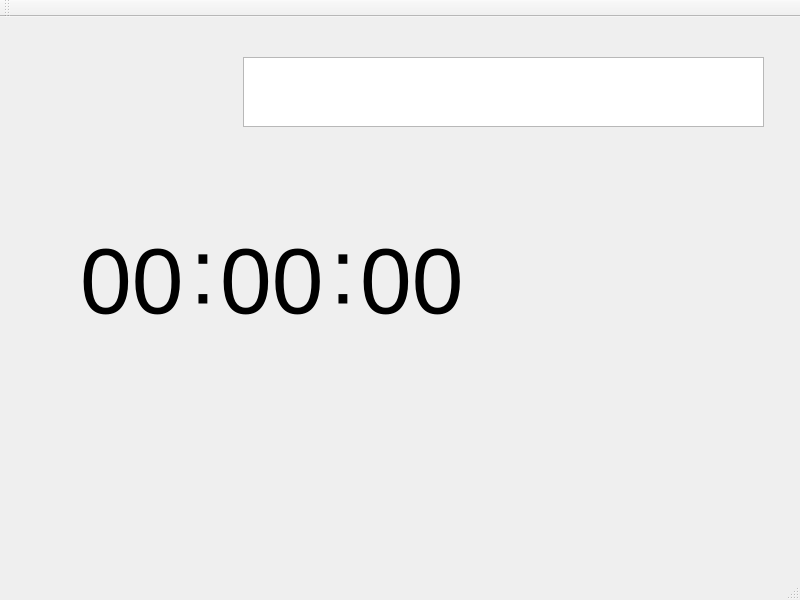
<?xml version="1.0" encoding="UTF-8"?>
<ui version="4.0">
 <class>MainWindow</class>
 <widget class="QMainWindow" name="MainWindow">
  <property name="geometry">
   <rect>
    <x>0</x>
    <y>0</y>
    <width>800</width>
    <height>600</height>
   </rect>
  </property>
  <property name="windowTitle">
   <string>MainWindow</string>
  </property>
  <widget class="QWidget" name="centralWidget">
   <widget class="QLabel" name="label">
    <property name="geometry">
     <rect>
      <x>80</x>
      <y>200</y>
      <width>107</width>
      <height>128</height>
     </rect>
    </property>
    <property name="font">
     <font>
      <pointsize>70</pointsize>
     </font>
    </property>
    <property name="text">
     <string>00</string>
    </property>
   </widget>
   <widget class="QLabel" name="label_2">
    <property name="geometry">
     <rect>
      <x>190</x>
      <y>190</y>
      <width>31</width>
      <height>128</height>
     </rect>
    </property>
    <property name="font">
     <font>
      <pointsize>70</pointsize>
     </font>
    </property>
    <property name="text">
     <string>:</string>
    </property>
   </widget>
   <widget class="QLabel" name="label_3">
    <property name="geometry">
     <rect>
      <x>330</x>
      <y>190</y>
      <width>31</width>
      <height>128</height>
     </rect>
    </property>
    <property name="font">
     <font>
      <pointsize>70</pointsize>
     </font>
    </property>
    <property name="text">
     <string>:</string>
    </property>
   </widget>
   <widget class="QLabel" name="label_4">
    <property name="geometry">
     <rect>
      <x>220</x>
      <y>200</y>
      <width>107</width>
      <height>128</height>
     </rect>
    </property>
    <property name="font">
     <font>
      <pointsize>70</pointsize>
     </font>
    </property>
    <property name="text">
     <string>00</string>
    </property>
   </widget>
   <widget class="QLabel" name="lblSecounds">
    <property name="geometry">
     <rect>
      <x>360</x>
      <y>200</y>
      <width>107</width>
      <height>128</height>
     </rect>
    </property>
    <property name="font">
     <font>
      <pointsize>70</pointsize>
     </font>
    </property>
    <property name="text">
     <string>00</string>
    </property>
   </widget>
   <widget class="QTextEdit" name="textEdit">
    <property name="geometry">
     <rect>
      <x>243</x>
      <y>40</y>
      <width>521</width>
      <height>70</height>
     </rect>
    </property>
   </widget>
  </widget>
  <widget class="QMenuBar" name="menuBar">
   <property name="geometry">
    <rect>
     <x>0</x>
     <y>0</y>
     <width>800</width>
     <height>22</height>
    </rect>
   </property>
  </widget>
  <widget class="QToolBar" name="mainToolBar">
   <attribute name="toolBarArea">
    <enum>TopToolBarArea</enum>
   </attribute>
   <attribute name="toolBarBreak">
    <bool>false</bool>
   </attribute>
  </widget>
  <widget class="QStatusBar" name="statusBar"/>
 </widget>
 <layoutdefault spacing="6" margin="11"/>
 <resources/>
 <connections/>
</ui>
